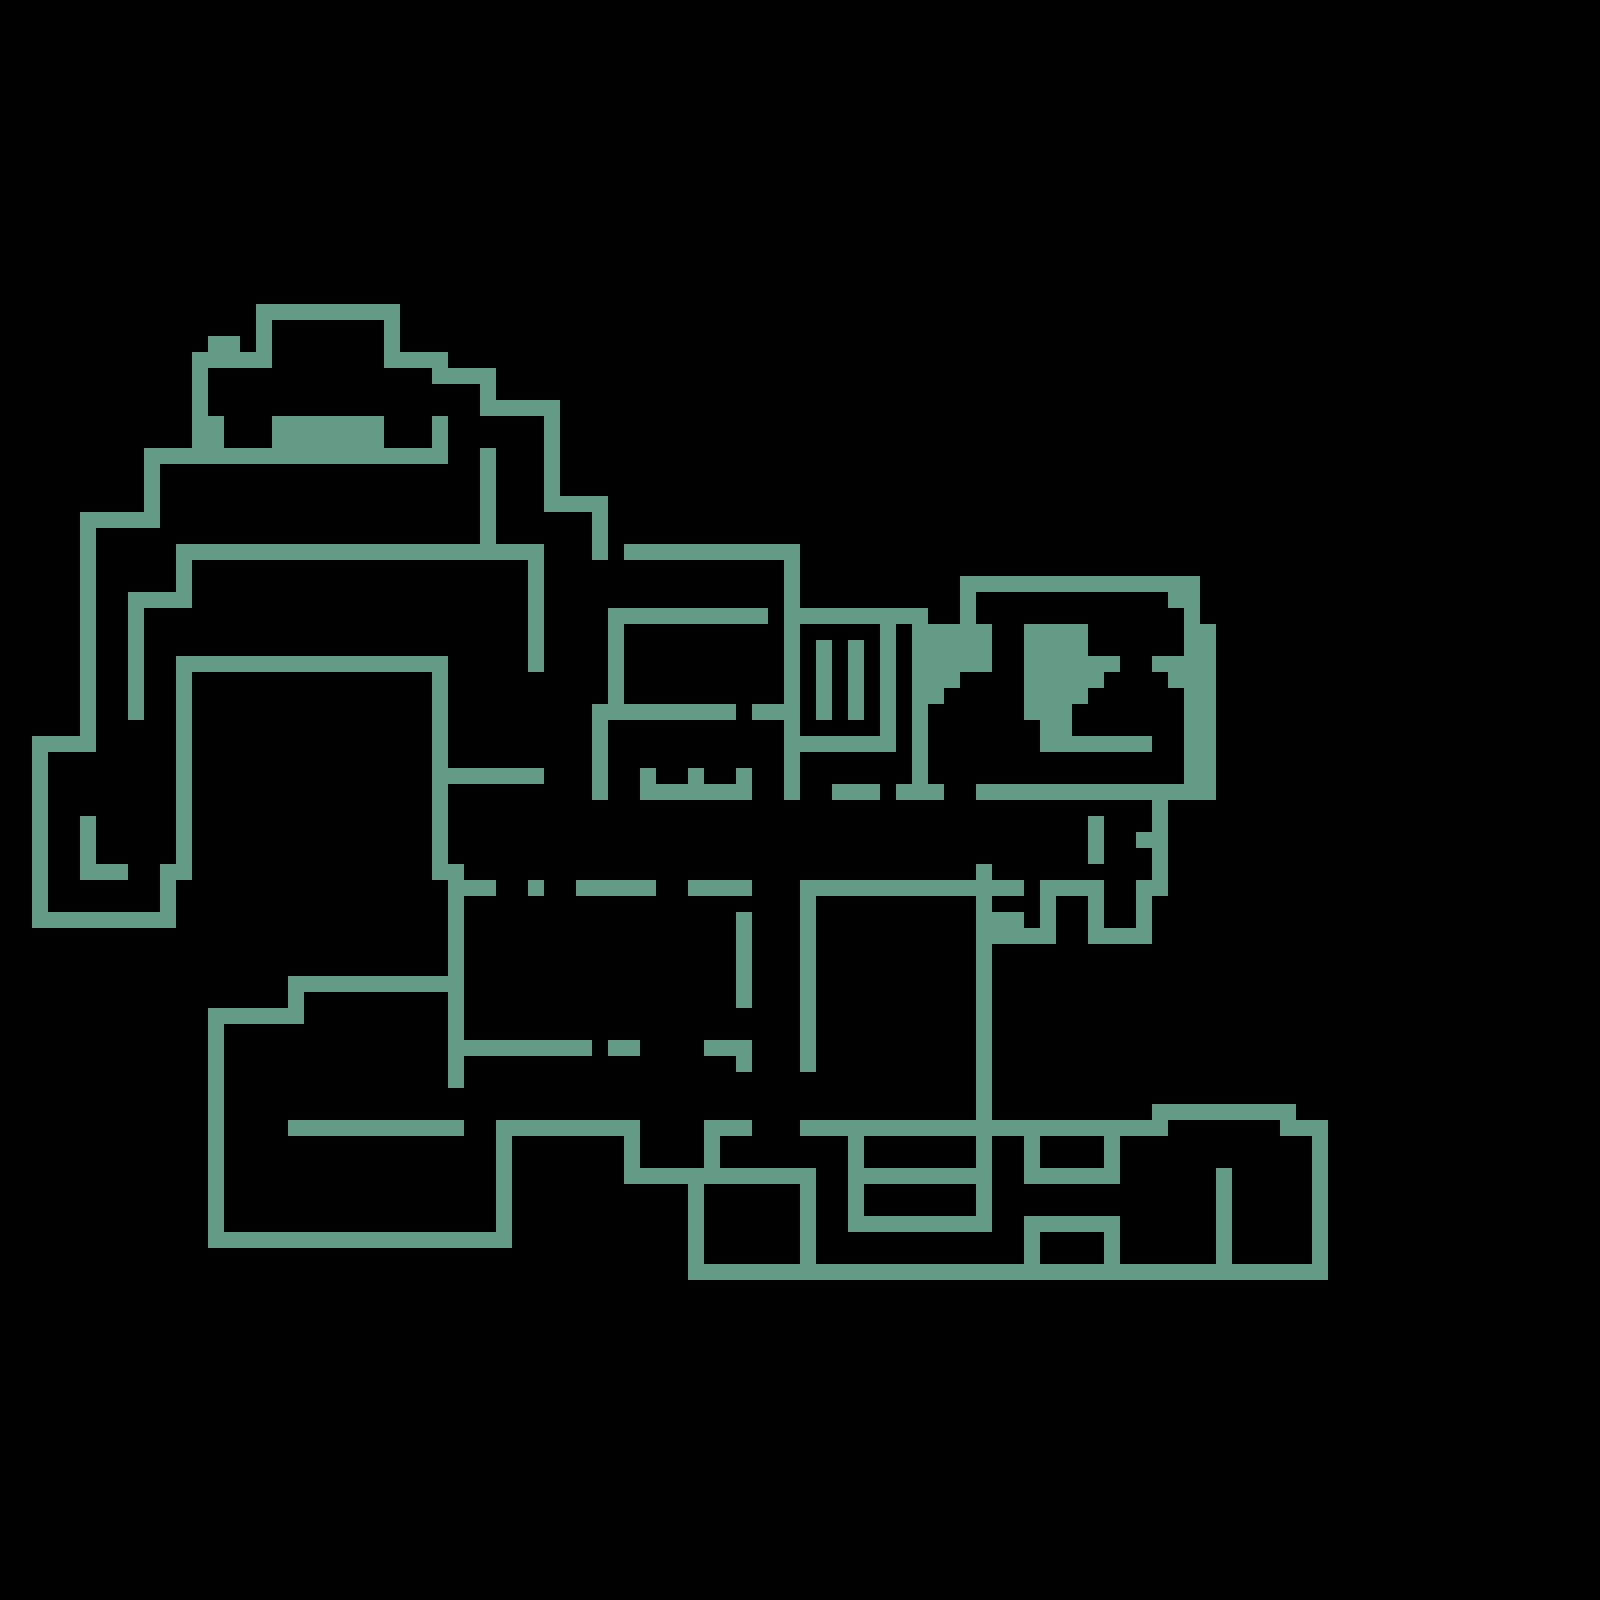

A 2D game scene composited from a Tiled map and its tileset images. What follows is a short description and the map's XML, with each tile layer's data collapsed to a summary:
An orthogonal 100x100 tile map with 16x16 px tiles, 1 tile layer (Tiles) and 140 objects (47x Dropfloor, 40x NewCrusher, 11x Bot, 10x Lever, 10x AreaTrigger, ...).

<map version="1.0" orientation="orthogonal" renderorder="right-down" width="100" height="100" tilewidth="16" tileheight="16" nextobjectid="172">
 <tileset firstgid="1" name="Room3_Background" tilewidth="16" tileheight="16" tilecount="300" columns="20">
  <image source="../images/Backgrounds/Room3_Background.png" width="320" height="240" />
 </tileset>
 <layer name="Tiles" width="100" height="100">
  <properties>
   <property name="collidable" type="bool" value="true" />
  </properties>
  <data>[10000 cells, 817 non-empty, 7 distinct tile ids]</data>
 </layer>
 <objectgroup name="Objects">
  <!-- 140 objects omitted --></objectgroup>
</map>
<!-- 140 of 140 objects omitted -->
